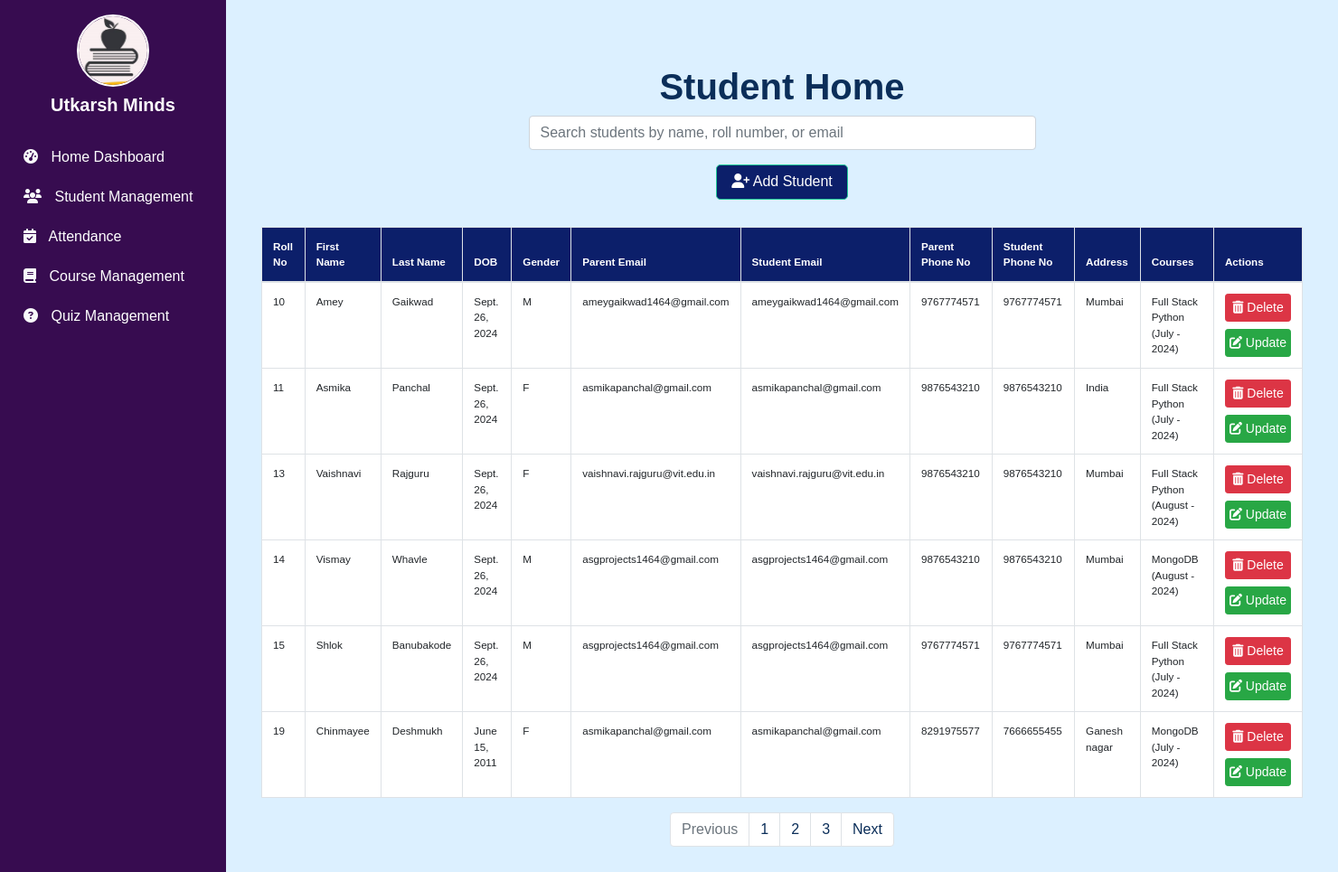
The app's page /studentmgt/, older data.
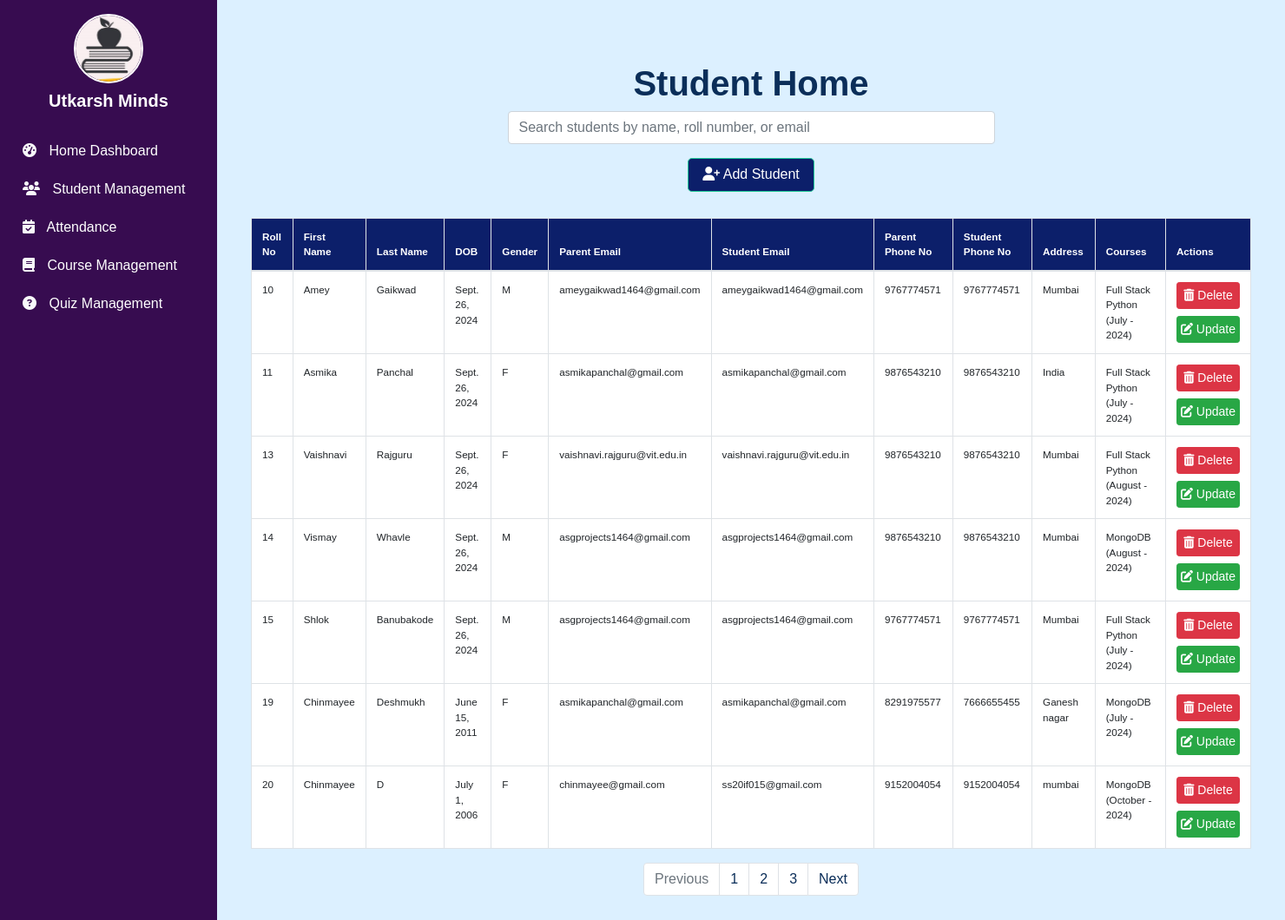
The same page, newer data.
### studentmgt/models.py (models this page shows, shortened)
class Student(models.Model):
    st_id = models.AutoField(primary_key=True)  # Auto-incrementing primary key
    fname = models.CharField(max_length=255)
    lname = models.CharField(max_length=255)
    dob = models.DateField()
    gender = models.CharField(max_length=1)
    st_email = models.EmailField()
    pr_email = models.EmailField()
    phone = models.CharField(max_length=20)
    pr_phone = models.CharField(max_length=20)
    address = models.TextField()
    courses = models.ManyToManyField(Course, related_name='students')
    batch_mon = models.CharField(max_length=255)
    batch_year = models.IntegerField()

### coursemgt/models.py (models this page shows, shortened)
class Course(models.Model):
    c_id = models.TextField(primary_key=True)
    cname = models.CharField(max_length=255)
    cduration = models.IntegerField()

### studentmgt/views.py (the view)
# urls.py: path("", views.student_home, name="student_home"),
def student_home(request):
    std = Student.objects.all()
    return render(request, "studentmgt/student_home.html", {'std': std})

### studentmgt/templates/studentmgt/student_home.html (shortened to what this page needs)
{% extends "base.html" %}
{% block body %}
<div class="container my-5">
    <h1>Student Home</h1>
    <div class="row mb-3">
        <div class="col-md-6 offset-md-3">
            <input type="text" class="form-control" id="studentSearch" placeholder="Search students by name, roll number, or email">
        </div>
    </div>
    <div class="mb-3 text-center">
        <a class="btn btn-custom btn-lg" href="{% url 'student_add' %}">
            <i class="fas fa-user-plus"></i> Add Student
        </a>
    </div>
    <div class="table-responsive">
        <table class="table table-striped table-bordered table-hover" id="studentTable">
            <thead>
                <tr>
                    <th>Roll No</th>
                    <th>First Name</th>
                    <th>Last Name</th>
                    <th>DOB</th>
                    <th>Gender</th>
                    <th>Parent Email</th>
                    <th>Student Email</th>
                    <th>Parent Phone No</th>
                    <th>Student Phone No</th>
                    <th>Address</th>
                    <th>Courses</th>
                    <th>Actions</th>
                </tr>
            </thead>
            <tbody>
                {% for s in std %}
                <tr>
                    <td>{{ s.st_id }}</td>
                    <td>{{ s.fname }}</td>
                    <td>{{ s.lname }}</td>
                    <td>{{ s.dob }}</td>
                    <td>{{ s.gender }}</td>
                    <td>{{ s.pr_email }}</td>
                    <td>{{ s.st_email }}</td>
                    <td>{{ s.pr_phone }}</td>
                    <td>{{ s.phone }}</td>
                    <td>{{ s.address }}</td>
                    <td>
                        {% for course in s.courses.all %}
                            {{ course.cname }}{% if not forloop.last %}, {% endif %}
                        {% endfor %}
                        ({{ s.batch_mon }} - {{ s.batch_year }})
                    </td>
                    <td>
                        <div class="d-flex flex-column">
                            <a href="/studentmgt/student_delete/{{ s.st_id }}" class="btn btn-danger btn-sm mb-2" onclick="return confirmDelete(event, '{{ s.st_id }}');">
                                <i class="fas fa-trash-alt"></i> Delete
                            </a>
                            <a href="/studentmgt/student_update/{{ s.st_id }}" class="btn btn-success btn-sm">
                                <i class="fas fa-edit"></i> Update
                            </a>
                        </div>
                    </td>
                </tr>
                {% endfor %}
            </tbody>
        </table>
        <nav>
            <ul class="pagination justify-content-center">
                <li class="page-item disabled">
                    <a class="page-link" href="#" tabindex="-1">Previous</a>
                </li>
                <li class="page-item"><a class="page-link" href="#">1</a></li>
                <li class="page-item"><a class="page-link" href="#">2</a></li>
                <li class="page-item"><a class="page-link" href="#">3</a></li>
                <li class="page-item">
                    <a class="page-link" href="#">Next</a>
                </li>
            </ul>
        </nav>
    </div>
</div>
{% endblock body %}

### templates/base.html (shortened to what this page needs)
<!DOCTYPE html>
<html lang="en">
<head>
    <link rel="stylesheet" href="https://cdn.jsdelivr.net/npm/bootstrap@4.0.0/dist/css/bootstrap.min.css">
    <link rel="stylesheet" href="https://cdnjs.cloudflare.com/ajax/libs/font-awesome/6.6.0/css/all.min.css" />
    <link rel="stylesheet" href="/static/css/base_style.css">
</head>
<body class="d-flex flex-column min-vh-100">
    <div class="d-flex flex-fill">
        <div id="sidebar" class="bg-custom text-white p-3" style="min-width: 250px;">
            <div class="text-center mb-4">
                <img src="/static/images/logo.png" alt="Profile Photo" class="profile-photo">
                <h5 class="mt-2">Utkarsh Minds</h5>
            </div>
            <ul class="nav flex-column">
                <li class="nav-item">
                    <a class="nav-link text-white" href="{% url 'homedash_home' %}">
                        <i class="fas fa-tachometer-alt"></i> Home Dashboard
                    </a>
                </li>
                <li class="nav-item">
                    <a class="nav-link text-white" href="{% url 'student_home' %}">
                        <i class="fas fa-users"></i> Student Management
                    </a>
                </li>
                <li class="nav-item">
                    <a class="nav-link text-white" href="{% url 'attendance_home' %}">
                        <i class="fas fa-calendar-check"></i> Attendance
                    </a>
                </li>
                <li class="nav-item">
                    <a class="nav-link text-white" href="{% url 'course_home' %}">
                        <i class="fas fa-book"></i> Course Management
                    </a>
                </li>
                <li class="nav-item">
                    <a class="nav-link text-white" href="{% url 'quiz_home' %}">
                        <i class="fas fa-question-circle"></i> Quiz Management
                    </a>
                </li>
            </ul>
        </div>
        <div class="content p-4 flex-fill">
            {% block body %}
            {% endblock body %}
        </div>
    </div>
</body>
</html>

### static/css/base_style.css (style rules this page uses)
body { margin: 0; padding: 0; font-family: "Quicksand", sans-serif; font-optical-sizing: auto; font-style: normal; }

### studentmgt/templates/studentmgt/student_home.html (style rules this page uses)
body { font-family: 'Arial', sans-serif; background-color: #f8f9fc; margin: 0; padding: 0; }
h1 { text-align: center; margin-top: 30px; font-size: 2.5em; color: #0b2e59; font-weight: 700; }
.table th, .table td { font-size: 0.73rem; word-wrap: break-word; vertical-align: length; }
.btn-lg { font-size: 1rem; padding: 0.4rem 1rem; }
.btn-danger, .btn-success { padding: 0.25rem 0.25rem; }
.btn-custom { background-color: #0c1f6a; border-color: #20c997; color: white; }
.container { max-width: 1220px; }
.table-responsive { overflow-x: auto; margin-top: 30px; }
.table { margin-bottom: 1rem; width: 100%; border: 1px solid #dee2e6; word-wrap: break-word; border-radius: 0.375rem; background-color: #ffffff; }
.table th { text-align: left; background-color: #0c1f6a; color: white; }
.table td { background-color: #ffffff; color: #212529; }
.table-striped tbody tr:nth-of-type(odd) { background-color: #f8f9fa; word-wrap: break-word; }
.table-bordered th, .table-bordered td { border: 1px solid #dee2e6; }
.pagination .page-link { color: #0b2e59; }

### templates/base.html (style rules this page uses)
body { background: rgb(220,240,255); background: linear-gradient(0deg, rgba(220,240,255,1) 0%); }
#sidebar { background-color: #370c50; color: white; }
.profile-photo { width: 80px; height: 80px; border: 2px solid white; border-radius: 50%; object-fit: cover; }
h5 { font-size: 1.25rem; font-weight: bold; }
#sidebar .nav-link { font-size: 1rem; padding: 10px 10px; border-radius: 0.375rem; transition: background-color 0.3s ease; color: #f8f9fa; }
#sidebar .nav-link i { margin-right: 10px; color: #f8f9fa; }
.content { padding: 20px; }
.d-flex { display: flex; }
.flex-fill { flex: 1; }
.min-vh-100 { min-height: 100vh; }

Row changes from the older to the newer data that the page shows:
added Student: st_id "20", fname "Chinmayee", lname "D", dob "July 1, 2006", gender "F", pr_email "chinmayee@gmail.com", st_email "ss20if015@gmail.com", pr_phone "9152004054", phone "9152004054", address "mumbai", batch_mon "October", batch_year "2024", Course (cname "MongoDB")
